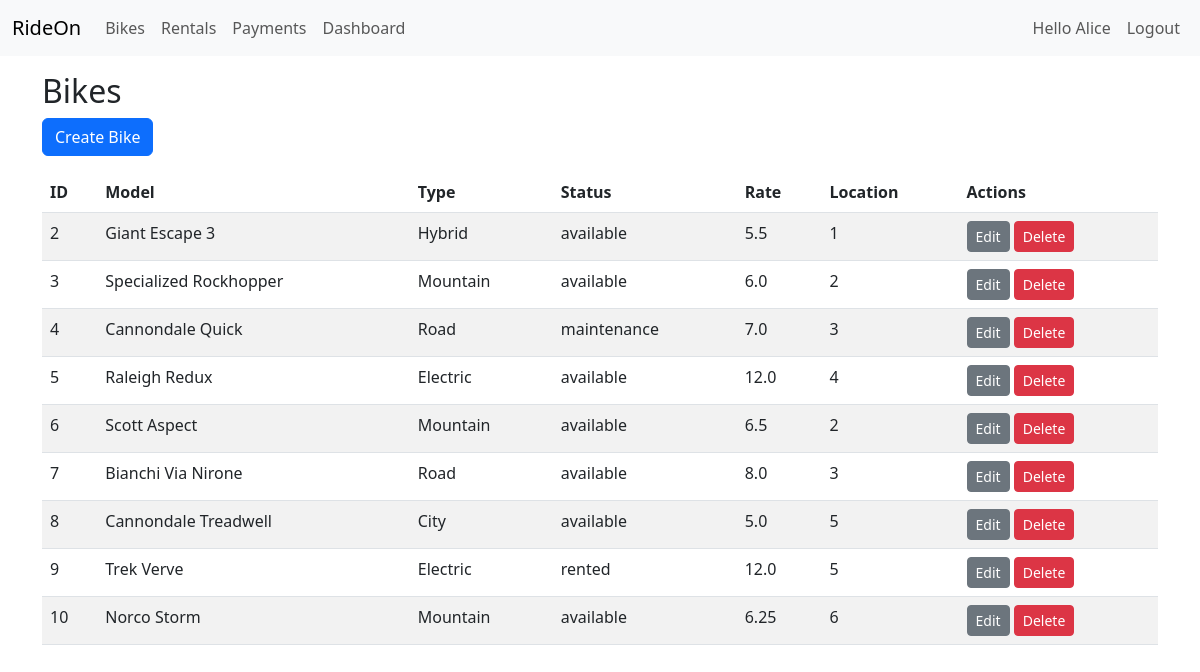
Page /bikes (signed in) on the committed database.
### app.py (models this page shows, shortened)
class Customer(db.Model, UserMixin):
    __tablename__ = 'customers'
    customer_id = db.Column(db.Integer, primary_key=True)
    first_name = db.Column(db.String(80))
    last_name = db.Column(db.String(80))
    email = db.Column(db.String(120), unique=True, nullable=False)
    phone = db.Column(db.String(20))
    password_hash = db.Column(db.String(255), nullable=False)

class Bike(db.Model):
    __tablename__ = 'bikes'
    bike_id = db.Column(db.Integer, primary_key=True)
    model = db.Column(db.String(120))
    type = db.Column(db.String(80))
    status = db.Column(db.String(40))
    rental_rate = db.Column(db.Float)
    location_id = db.Column(db.Integer, db.ForeignKey('locations.location_id'))

### app.py (the view)
@app.route('/bikes')
@login_required
def bikes():
    items = Bike.query.all()
    return render_template('bikes.html', bikes=items)

### app.py (called while the page is built)
@login_manager.user_loader
def load_user(user_id):
    return Customer.query.get(int(user_id))

### templates/bikes.html
{% extends "base.html" %}{% block content %}<h2>Bikes</h2><p><a class="btn btn-primary" href="{{ url_for('create_bike') }}">Create Bike</a></p>
<table class="table table-striped"><thead><tr><th>ID</th><th>Model</th><th>Type</th><th>Status</th><th>Rate</th><th>Location</th><th>Actions</th></tr></thead><tbody>
{% for b in bikes %}<tr><td>{{ b.bike_id }}</td><td>{{ b.model }}</td><td>{{ b.type }}</td><td>{{ b.status }}</td><td>{{ b.rental_rate }}</td><td>{{ b.location_id }}</td>
<td><a class="btn btn-sm btn-secondary" href="{{ url_for('edit_bike', bike_id=b.bike_id) }}">Edit</a>
<form method="post" action="{{ url_for('delete_bike', bike_id=b.bike_id) }}" style="display:inline"><button class="btn btn-sm btn-danger" onclick="return confirm('Delete bike?')">Delete</button></form></td></tr>{% endfor %}
</tbody></table>{% endblock %}

### templates/base.html (shortened to what this page needs)
<!doctype html>
<html>
  <head>
    <link href="https://cdn.jsdelivr.net/npm/bootstrap@5.3.0/dist/css/bootstrap.min.css" rel="stylesheet">
  </head>
  <body>
    <nav class="navbar navbar-expand-lg navbar-light bg-light mb-3">
      <div class="container-fluid">
        <a class="navbar-brand" href="{{ url_for('bikes') }}">RideOn</a>
        <div class="collapse navbar-collapse">
          <ul class="navbar-nav me-auto mb-2 mb-lg-0">
            {% if current_user.is_authenticated %}
            <li class="nav-item"><a class="nav-link" href="{{ url_for('bikes') }}">Bikes</a></li>
            <li class="nav-item"><a class="nav-link" href="{{ url_for('rentals_list') }}">Rentals</a></li>
            <li class="nav-item"><a class="nav-link" href="{{ url_for('payments_list') }}">Payments</a></li>
            <li class="nav-item"><a class="nav-link" href="{{ url_for('dashboard') }}">Dashboard</a></li>
            {% endif %}
          </ul>
          <ul class="navbar-nav ms-auto">
            {% if current_user.is_authenticated %}
              <li class="nav-item"><span class="nav-link">Hello {{ current_user.first_name }}</span></li>
              <li class="nav-item"><a class="nav-link" href="{{ url_for('logout') }}">Logout</a></li>
            {% else %}
              <li class="nav-item"><a class="nav-link" href="{{ url_for('login') }}">Login</a></li>
              <li class="nav-item"><a class="nav-link" href="{{ url_for('register') }}">Register</a></li>
            {% endif %}
          </ul>
        </div>
      </div>
    </nav>
    <div class="container">
      {% block content %}{% endblock %}
    </div>
  </body>
</html>

### rows in the picture
Customer: first_name "Alice"
Bike: bike_id "2", model "Giant Escape 3", type "Hybrid", status "available", rental_rate "5.5", location_id "1"
Bike: bike_id "3", model "Specialized Rockhopper", type "Mountain", status "available", rental_rate "6.0", location_id "2"
Bike: bike_id "4", model "Cannondale Quick", type "Road", status "maintenance", rental_rate "7.0", location_id "3"
Bike: bike_id "5", model "Raleigh Redux", type "Electric", status "available", rental_rate "12.0", location_id "4"
Bike: bike_id "6", model "Scott Aspect", type "Mountain", status "available", rental_rate "6.5", location_id "2"
Bike: bike_id "7", model "Bianchi Via Nirone", type "Road", status "available", rental_rate "8.0", location_id "3"
Bike: bike_id "8", model "Cannondale Treadwell", type "City", status "available", rental_rate "5.0", location_id "5"
Bike: bike_id "9", model "Trek Verve", type "Electric", status "rented", rental_rate "12.0", location_id "5"
Bike: bike_id "10", model "Norco Storm", type "Mountain", status "available", rental_rate "6.25", location_id "6"
